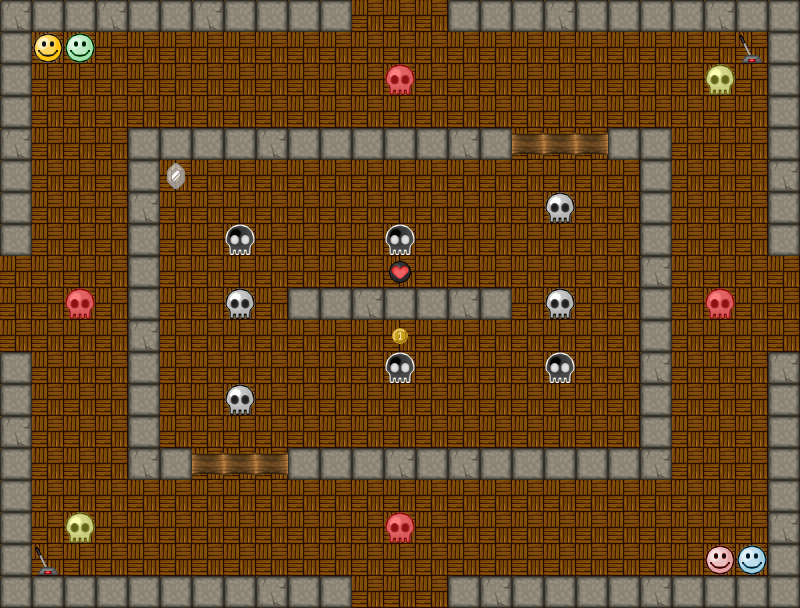

Rendered tile map (Tiled .tmx) drawn with the repository's tilesets; below, a short description and the map source with its tile grids summarised:
An orthogonal 25x19 tile map with 32x32 px tiles, 2 tile layers (background, map), 2 tilesets and 4 objects.

<map version="1.0" orientation="orthogonal" renderorder="right-down" width="25" height="19" tilewidth="32" tileheight="32" nextobjectid="5">
 <properties>
  <property name="type" value="classic" />
 </properties>
 <tileset firstgid="1" name="Sprite" tilewidth="32" tileheight="32" tilecount="64" columns="8">
  <image source="../../tileset/sprite.png" width="256" height="256" />
 </tileset>
 <tileset firstgid="65" name="Background" tilewidth="32" tileheight="32" tilecount="64" columns="8">
  <image source="../../tileset/background.png" width="256" height="256" />
 </tileset>
 <layer name="background" width="25" height="19">
  <data>[475 cells, 475 non-empty, 1 distinct tile ids]</data>
 </layer>
 <layer name="map" width="25" height="19">
  <data>[475 cells, 154 non-empty, 15 distinct tile ids]</data>
 </layer>
 <objectgroup name="switches">
  <object id="1" x="748" y="47">
   <polyline points="0,0 -153,99 -188,92 -222,99" />
  </object>
  <object id="2" x="48" y="567">
   <polyline points="0,0 160,-106 193,-99 229,-108" />
  </object>
 </objectgroup>
 <objectgroup name="paths">
  <object id="3" x="80" y="527">
   <polyline points="0,0 1,-451 641,-452 641,-3" />
  </object>
  <object id="4" x="722" y="77">
   <polyline points="0,0 -2,450 -643,450 -642,-3" />
  </object>
 </objectgroup>
</map>
